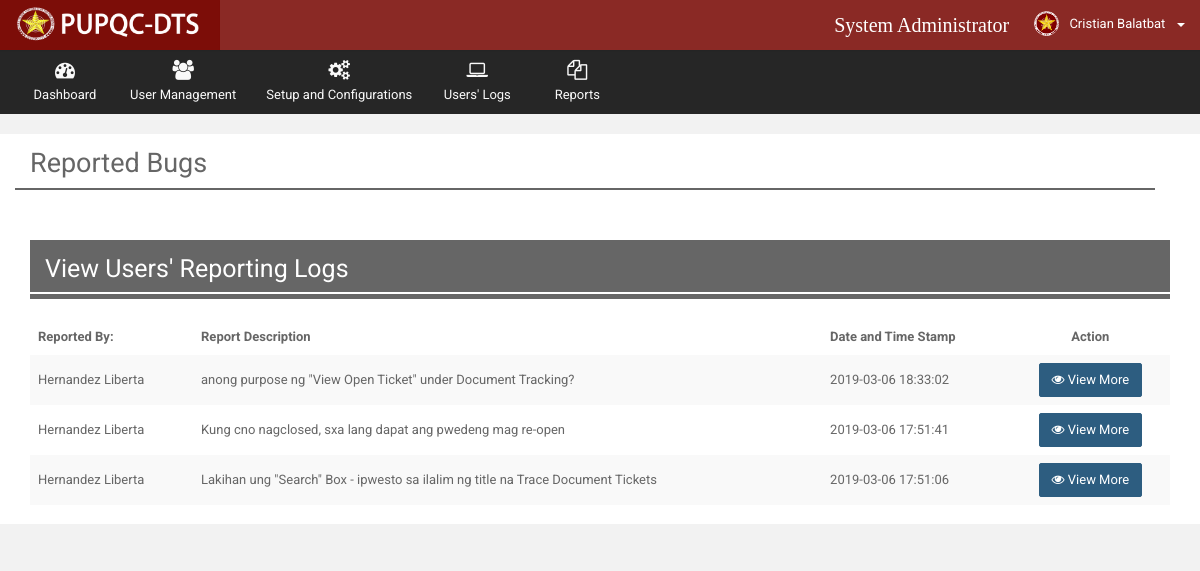
Page /Web/Admin/views/rep_bugreports.php (signed in) on the earlier database version.
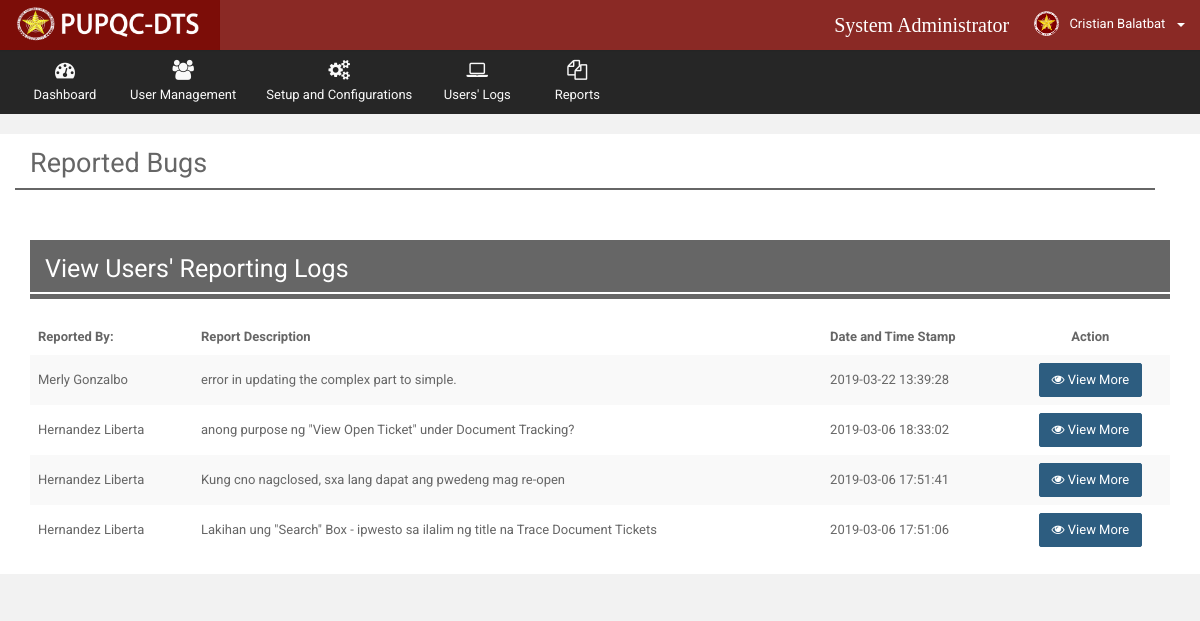
Same page on the later database version.
### tables this page shows
CREATE TABLE `t_report_bug` (
  `rb_ID` int(10) NOT NULL,
  `rb_reporter` int(10) NOT NULL,
  `rb_desc` varchar(255) NOT NULL,
  `rb_timestamp` datetime NOT NULL DEFAULT CURRENT_TIMESTAMP
);

CREATE TABLE `t_employees` (
  `emp_ID` int(10) NOT NULL,
  `emp_lastname` varchar(100) NOT NULL,
  `emp_middlename` varchar(100) DEFAULT NULL,
  `emp_firstname` varchar(100) NOT NULL,
  `emp_office` int(10) NOT NULL,
  `emp_position` varchar(50) NOT NULL,
  `emp_picture` varchar(255) DEFAULT 'default.png',
  `emp_active_flag` bit(1) NOT NULL DEFAULT b'1',
  `emp_mod_date` datetime NOT NULL DEFAULT CURRENT_TIMESTAMP
);

### Web/Admin/views/rep_bugreports.php (the view, shortened to what this page needs)
<?php
    include("../utilities/Header.php");
    include("../utilities/Notification.php");
    include("../utilities/navibar.php");
    include("../utilities/Tables.php");
?>
      <div class="wrapper row-offcanvas row-offcanvas-left">
       <div class="content">
          <section class="main-content">
             <div class="col-md-12">
                    <h2 style="margin-top: 15px">Reported Bugs</h2>
                    <div class="row" style="padding:1px; background-color: #666666; margin-bottom: 50px; width: 100%"></div>
             </div>
            <div class="row" style="background-color: white">
              <div class="col-md-12">
                <div class="box-info">
                  <div class="col-md-12">
                    <div class="box-info">
                      <div class="panel-heading" style="background-color: #666666; ">
                        <h4 style="color: white; font-size: 25px">View Users' Reporting Logs</h4>
                        <div class="row" style="padding:1px; background-color:white;"></div>
                      </div>
                      <br>
                      <div class="adv-table">
                       <table id="datatables" class="table table-striped table-no-border">
                          <thead>
                          <tr>
                              <th>Reported By:</th>
                              <th>Report Description</th>
                              <th>Date and Time Stamp</th>
                              <th style="text-align: center">Action</th>
                          </tr>
                          </thead>
                          <tbody>
                          <?php
                              $view_query = mysqli_query($connection,"SELECT * FROM `t_report_bug` AS RB
                                                                      INNER JOIN `t_accounts` AS ACC
                                                                      ON RB.rb_reporter = ACC.acc_ID
                                                                      INNER JOIN `t_employees` AS EMP
                                                                      ON ACC.acc_empID = EMP.emp_ID
                                                                      ORDER BY RB.rb_ID DESC");
                              while($row = mysqli_fetch_assoc($view_query))
                              {
                                  $emp_lname = $row["emp_lastname"];
                                  $emp_fname = $row["emp_firstname"];
                                  $compname = $emp_fname.' '.$emp_lname;
                                  $rb_desc = $row["rb_desc"];
                                  $rb_timestamp = $row["rb_timestamp"];
                          ?>
                              <tr class="gradeX">
                                  <td width=""><?php echo $compname ?></td>
                                  <td width=""><?php echo $rb_desc; ?></td>
                                  <td width=""><?php echo $rb_timestamp; ?></td>
                                  <td width="">
                                    <center>
                                      <a href="#" data-toggle="modal" class="btn btn-primary"><i class="fa fa-eye"></i> View More</a>
                                    </center>
                                  </td>
                              </tr>
                          <?php } ?>
                          </tbody>
                        </table>
                      </div>
                    </div>
                  </div>
                </div>
              </div>
            </div>
          </section>
       </div>
      </div>
   </body>
</html>

Differences in the rows shown:
added t_report_bug: t_employees.emp_firstname+emp_lastname "Merly Gonzalbo", rb_desc "error in updating the complex part to simple.", rb_timestamp "2019-03-22 13:39:28"
